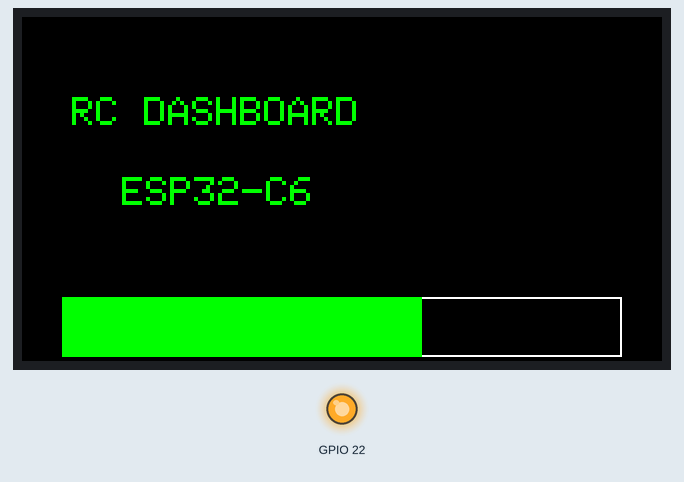
Simulated run of this program. Board: ESP32-C6. On the bench: 320×172 colour display, output pins drawn as LEDs (lit = HIGH).

Above: at 0.2 s.

The program:

main.cpp
```cpp
#include <Arduino.h>
#include <Arduino_GFX_Library.h>

#define BLACK 0x0000
#define WHITE 0xFFFF
#define GREEN 0x07E0

// SPI bus
Arduino_DataBus *bus = new Arduino_ESP32SPI(
    15, // DC
    14, // CS
    7,  // SCK
    6,  // MOSI
    -1  // MISO
);

// Display ST7789
Arduino_GFX *gfx = new Arduino_ST7789(
    bus,
    21,   // RST
    1,    // rotation
    true, // IPS
    172,  // width
    320   // height
);

void setup()
{
    pinMode(22, OUTPUT);
    digitalWrite(22, HIGH);

    gfx->begin();

    gfx->fillScreen(BLACK);

    gfx->setTextColor(GREEN);
    gfx->setTextSize(2);

    gfx->setCursor(25, 40);
    gfx->println("RC DASHBOARD");

    gfx->setCursor(50, 80);
    gfx->println("ESP32-C6");

    // Bar outline
    gfx->drawRect(20, 140, 280, 30, WHITE);

    // Fill bar
    gfx->fillRect(20, 140, 180, 30, GREEN);

    gfx->setCursor(90, 190);
    gfx->println("Throttle");
}

void loop()
{
}
```
